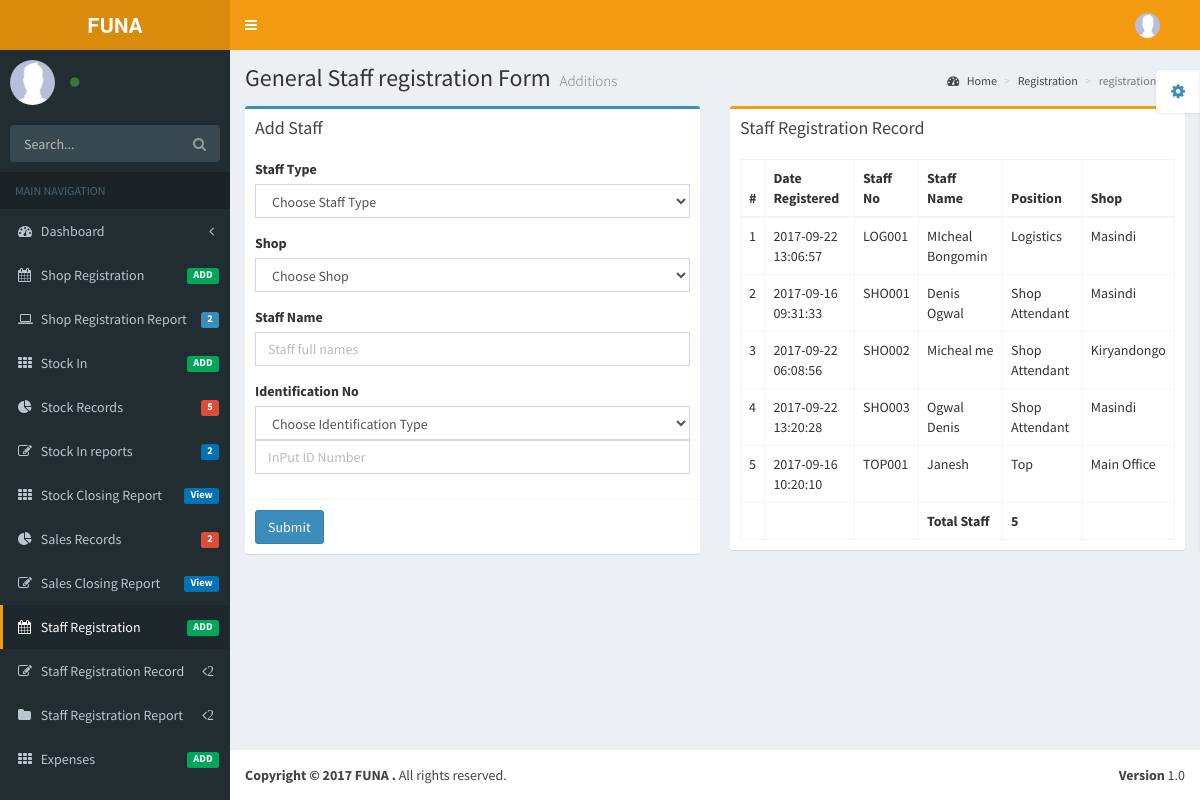
The app's page /pages/forms/LOGStaffRegistration.php with its own data.
### tables this page shows
CREATE TABLE `staffregistration` (
  `Date` datetime NOT NULL DEFAULT CURRENT_TIMESTAMP,
  `StaffType` varchar(30) NOT NULL,
  `StaffNo` varchar(15) NOT NULL,
  `StaffName` varchar(50) NOT NULL,
  `Shop` varchar(50) NOT NULL,
  `Identification` varchar(30) NOT NULL,
  `IdentificationType` varchar(30) NOT NULL
);

### pages/forms/LOGStaffRegistration.php (the view, shortened to what this page needs)
<!DOCTYPE html>
<html>
  <head>
    <link href="../../bootstrap/css/bootstrap.min.css" rel="stylesheet" type="text/css" />
    <link href="https://maxcdn.bootstrapcdn.com/font-awesome/4.3.0/css/font-awesome.min.css" rel="stylesheet" type="text/css" />
    <link href="http://code.ionicframework.com/ionicons/2.0.0/css/ionicons.min.css" rel="stylesheet" type="text/css" />
    <link href="../../dist/css/AdminLTE.min.css" rel="stylesheet" type="text/css" />
    <link href="../../dist/css/skins/_all-skins.min.css" rel="stylesheet" type="text/css" />
  </head>
  <body class="skin-yellow">
    <div class="wrapper">
      <header class="main-header">
        <a href="../../DashBoard1.php" class="logo"><b>FUNA</b></a>
        <nav class="navbar navbar-static-top" role="navigation">
          <a href="#" class="sidebar-toggle" data-toggle="offcanvas" role="button">
          </a>
          <div class="navbar-custom-menu">
            <ul class="nav navbar-nav">
              <li class="dropdown user user-menu">
                <a href="#" class="dropdown-toggle" data-toggle="dropdown">
                  <img src="../../dist/img/user2-160x160.jpg" class="user-image" alt="User Image"/>
                </a>
              </li>
            </ul>
          </div>
        </nav>
      </header>
      <aside class="main-sidebar">
        <section class="sidebar">
          <div class="user-panel">
            <div class="pull-left image">
              <img src="../../dist/img/user2-160x160.jpg" class="img-circle" alt="User Image" />
            </div>
            <div class="pull-left info">
              <a href="#"><i class="fa fa-circle text-success"></i><?php echo $_SESSION['Shop'];?></a>
            </div>
          </div>
          <form action="#" method="get" class="sidebar-form">
            <div class="input-group">
              <input type="text" name="q" class="form-control" placeholder="Search..."/>
              <span class="input-group-btn">
                <button type='submit' name='seach' id='search-btn' class="btn btn-flat"><i class="fa fa-search"></i></button>
              </span>
            </div>
          </form>
          <ul class="sidebar-menu">
            <li class="header">MAIN NAVIGATION</li>
            <li class="treeview">
              <a href="#">
                <i class="fa fa-dashboard"></i> <span>Dashboard</span> <i class="fa fa-angle-left pull-right"></i>
              </a>
            </li>
           <li>
              <a href="LOGRegionRegForm.php">
                <i class="fa fa-calendar"></i> <span>Shop Registration</span> <small class="label pull-right bg-green">ADD</small>
              </a>
            </li>
              <li class="treeview">
              <a href="#">
                <i class="fa fa-laptop"></i>
                <span>Shop Registration Report</span>
                <span class="label label-primary pull-right">2</span>
              </a>
            </li>
            <li>
              <a href="LOGTopStockInForm.php">
                <i class="fa fa-th"></i> <span>Stock In</span> <small class="label pull-right bg-green">ADD</small>
              </a>
            </li>
            <li class="treeview">
              <a href="#">
                <i class="fa fa-pie-chart"></i>
                <span>Stock Records</span>
                 <small class="label pull-right bg-red">5</small>
              </a>
            </li>
            <li class="treeview">
              <a href="#">
                <i class="fa fa-edit"></i> <span>Stock In reports</span>
                 <small class="label pull-right bg-blue">2</small>
              </a>
            </li>
               <li>
              <a href="../examples/LOGStockInClosingReport.php">
                <i class="fa fa-th"></i> <span>Stock Closing Report </span> <small class="label pull-right bg-blue">View</small>
              </a>
            </li>
             <li class="treeview">
              <a href="#">
                <i class="fa fa-pie-chart"></i>
                <span>Sales Records</span>
                 <small class="label pull-right bg-red">2</small>
              </a>
            </li>
            <li class="treeview">
              <a href="../examples/LOGSalesClosingReport.php">
                <i class="fa fa-edit"></i> <span>Sales Closing Report</span>
                 <small class="label pull-right bg-blue">View</small>
              </a>
            </li>
            <li class="active">
              <a href="LOGStaffRegistration.php">
                <i class="fa fa-calendar"></i> <span>Staff Registration</span>
                <small class="label pull-right bg-green">ADD</small>
              </a>
            </li>
            <li class="treeview">
              <a href="#">
                <i class="fa fa-edit"></i> <span>Staff Registration Record</span>
                <i class="fa fa-angle-left pull-right">2</i>
              </a>
            </li>
            <li class="treeview">
              <a href="#">
                <i class="fa fa-folder"></i> <span>Staff Registration Report</span>
                <i class="fa fa-angle-left pull-right">2</i>
              </a>
            </li>
             <li>
              <a href="LOGexpenses.php">
                <i class="fa fa-th"></i> <span>Expenses</span> <small class="label pull-right bg-green">ADD</small>
              </a>
            </li>
          </ul>
        </section>
      </aside>
      <div class="content-wrapper">
        <section class="content-header">
          <h1>
            General Staff registration Form
            <small>Additions</small>
          </h1>
          <ol class="breadcrumb">
            <li><a href="../../DashBoard1.php"><i class="fa fa-dashboard"></i> Home</a></li>
            <li><a href="LOGstaffRegistration.php">Registration</a></li>
            <li class="active">registration Form</li>
          </ol>
        </section>
        <section class="content">
          <div class="row">
            <div class="col-md-6">
              <div class="box box-primary">
                <div class="box-header">
                  <h3 class="box-title">Add Staff</h3>
                </div>
                <form action="../../includes/InsertStaff.php" method="post">
                  <div class="box-body">
                   <div class="form-group">
                      <label for="exampleInputPassword1"> Staff Type</label>
                      <Select size="1" name="stafftype" id="region"class="form-control">
                   <option value="">Choose Staff Type</option>
                   </Select>
                    </div>
                     <div class="form-group">
                      <label for="exampleInputPassword1">Shop</label>
                      <Select size="1" name="Shops" class="form-control">
                   <option value="">Choose Shop</option>
                   <?php
                 require_once('../../connect/connect.php');
					?>
                   </Select>
                   </div>
                    <div class="form-group">
                      <label for="exampleInputPassword1">Staff Name</label>
                      <input type="text" class="form-control" name="staffname" placeholder="Staff full names">
                    </div>
                    <div class="form-group">
                    <label for="exampleInputPassword1"> Identification No</label>
                    <Select size="1" name="Idtype" class="form-control">
                    <option value="">Choose Identification Type</option>
                     </Select>
                      <input type="text" class="form-control" name="NIN" placeholder="InPut ID Number">
                    </div>
                  </div>
                  <div class="box-footer">
                    <button type="submit" name="submit" value="submit" class="btn btn-primary">Submit</button>
                  </div>
                </form>
              </div>
              </div>
            <div class="col-md-6">
              <div class="box box-warning">
                <div class="box-header">
                  <h3 class="box-title">Staff Registration Record</h3>
                </div>
                <div class="box-body">
                  <table id="example2" class="table table-bordered table-hover">
                    <thead>
                      <tr>
                       <th style="width: 10px">#</th>
                      <th>Date Registered</th>
                      <th>Staff No</th>
                      <th>Staff Name</th>
                      <th>Position</th>
                      <th>Shop </th>
                      </tr>
                    </thead>
                    <tbody>
                     <?php
					$sales9 ="SELECT Date,StaffNo,StaffName,StaffType,Shop FROM `staffregistration`";
					$result9=mysqli_query($link,$sales9);
					$counter5=1;
					while($row9=mysqli_fetch_assoc($result9)){
                    echo" <tr>";
                     echo "<td>".$counter5."</td>";
                     echo  "<td>".$row9['Date']."</td>";
                     echo  "<td>".$row9['StaffNo']."</td>";
					 echo  "<td>".$row9['StaffName']."</td>";
					 echo  "<td>".$row9['StaffType']."</td>";
					  echo  "<td>".$row9['Shop']."</td>";
                   echo" </tr>" ;
				   $counter5++;
}
					?>
                    </tbody>
                    <tfoot>
                      <tr>
                        <th></th>
                        <th></th>
                        <th></th>
                        <th>Total Staff</th>
                        <th><?php $totalstaff= $counter5-1; echo "". $totalstaff?></th>
                         <th></th>
                      </tr>
                    </tfoot>
                  </table>
                </div>
              </div>
            </div>
          </div>
        </section>
      </div>
      <footer class="main-footer">
        <div class="pull-right hidden-xs">
          <b>Version</b> 1.0
        </div>
        <strong>Copyright &copy; 2017 FUNA .</strong> All rights reserved.
      </footer>
    </div>
  </body>
</html>

### records on screen
staffregistration: Date "2017-09-22 13:06:57", StaffNo "LOG001", StaffName "MIcheal Bongomin", StaffType "Logistics", Shop "Masindi"
staffregistration: Date "2017-09-16 09:31:33", StaffNo "SHO001", StaffName "Denis Ogwal", StaffType "Shop Attendant", Shop "Masindi"
staffregistration: Date "2017-09-22 06:08:56", StaffNo "SHO002", StaffName "Micheal me", StaffType "Shop Attendant", Shop "Kiryandongo"
staffregistration: Date "2017-09-22 13:20:28", StaffNo "SHO003", StaffName "Ogwal Denis", StaffType "Shop Attendant", Shop "Masindi"
staffregistration: Date "2017-09-16 10:20:10", StaffNo "TOP001", StaffName "Janesh", StaffType "Top", Shop "Main Office"

### other values on screen
$totalstaff "5"
